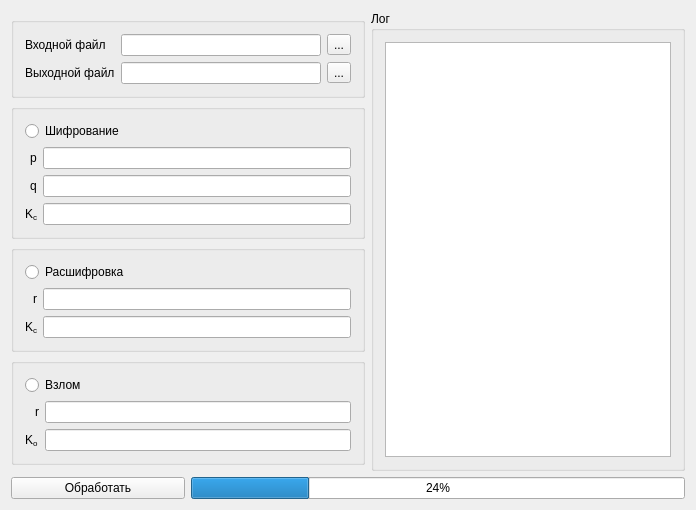
<?xml version="1.0" encoding="UTF-8"?>
<ui version="4.0">
 <class>RSA</class>
 <widget class="QMainWindow" name="RSA">
  <property name="geometry">
   <rect>
    <x>0</x>
    <y>0</y>
    <width>667</width>
    <height>436</height>
   </rect>
  </property>
  <property name="windowTitle">
   <string>MainWindow</string>
  </property>
  <widget class="QWidget" name="centralWidget">
   <layout class="QGridLayout" name="gridLayout">
    <item row="7" column="2" rowspan="7">
     <widget class="QGroupBox" name="groupBox_5">
      <property name="title">
       <string>Лог</string>
      </property>
      <layout class="QGridLayout" name="gridLayout_6">
       <item row="0" column="1">
        <widget class="QPlainTextEdit" name="plainTextEdit">
         <property name="minimumSize">
          <size>
           <width>286</width>
           <height>0</height>
          </size>
         </property>
        </widget>
       </item>
      </layout>
     </widget>
    </item>
    <item row="15" column="0">
     <widget class="QPushButton" name="pushButton">
      <property name="text">
       <string>Обработать</string>
      </property>
     </widget>
    </item>
    <item row="10" column="0" colspan="2">
     <widget class="QGroupBox" name="groupBox_3">
      <property name="title">
       <string/>
      </property>
      <layout class="QGridLayout" name="gridLayout_3">
       <item row="3" column="1">
        <widget class="QLineEdit" name="lineEdit_5"/>
       </item>
       <item row="2" column="1">
        <widget class="QLineEdit" name="lineEdit_4"/>
       </item>
       <item row="1" column="0" alignment="Qt::AlignRight">
        <widget class="QLabel" name="label_3">
         <property name="text">
          <string>p</string>
         </property>
        </widget>
       </item>
       <item row="2" column="0" alignment="Qt::AlignRight">
        <widget class="QLabel" name="label_4">
         <property name="text">
          <string>q</string>
         </property>
        </widget>
       </item>
       <item row="1" column="1">
        <widget class="QLineEdit" name="lineEdit_3"/>
       </item>
       <item row="3" column="0" alignment="Qt::AlignRight">
        <widget class="QLabel" name="label_5">
         <property name="text">
          <string>&lt;html&gt;&lt;head/&gt;&lt;body&gt;&lt;p&gt;K&lt;span style=&quot; vertical-align:sub;&quot;&gt;c&lt;/span&gt;&lt;/p&gt;&lt;/body&gt;&lt;/html&gt;</string>
         </property>
         <property name="textFormat">
          <enum>Qt::RichText</enum>
         </property>
        </widget>
       </item>
       <item row="0" column="0" colspan="2">
        <widget class="QRadioButton" name="radioButton">
         <property name="text">
          <string>Шифрование</string>
         </property>
        </widget>
       </item>
      </layout>
     </widget>
    </item>
    <item row="8" column="0" rowspan="2" colspan="2">
     <widget class="QGroupBox" name="groupBox_4">
      <property name="title">
       <string/>
      </property>
      <layout class="QGridLayout" name="gridLayout_2">
       <item row="2" column="0">
        <widget class="QLabel" name="label_2">
         <property name="text">
          <string>Выходной файл</string>
         </property>
        </widget>
       </item>
       <item row="1" column="1">
        <widget class="QLineEdit" name="lineEdit">
         <property name="minimumSize">
          <size>
           <width>200</width>
           <height>0</height>
          </size>
         </property>
        </widget>
       </item>
       <item row="2" column="1">
        <widget class="QLineEdit" name="lineEdit_2"/>
       </item>
       <item row="1" column="0">
        <widget class="QLabel" name="label">
         <property name="text">
          <string>Входной файл</string>
         </property>
        </widget>
       </item>
       <item row="1" column="2">
        <widget class="QToolButton" name="toolButton">
         <property name="text">
          <string>...</string>
         </property>
        </widget>
       </item>
       <item row="2" column="2">
        <widget class="QToolButton" name="toolButton_2">
         <property name="text">
          <string>...</string>
         </property>
        </widget>
       </item>
      </layout>
     </widget>
    </item>
    <item row="12" column="0" colspan="2">
     <widget class="QGroupBox" name="groupBox_2">
      <property name="title">
       <string/>
      </property>
      <layout class="QGridLayout" name="gridLayout_5">
       <item row="1" column="1" alignment="Qt::AlignRight">
        <widget class="QLabel" name="label_8">
         <property name="text">
          <string>r</string>
         </property>
        </widget>
       </item>
       <item row="2" column="2">
        <widget class="QLineEdit" name="lineEdit_8"/>
       </item>
       <item row="2" column="1" alignment="Qt::AlignRight">
        <widget class="QLabel" name="label_9">
         <property name="text">
          <string>&lt;html&gt;&lt;head/&gt;&lt;body&gt;&lt;p&gt;K&lt;span style=&quot; vertical-align:sub;&quot;&gt;o&lt;/span&gt;&lt;/p&gt;&lt;/body&gt;&lt;/html&gt;</string>
         </property>
         <property name="textFormat">
          <enum>Qt::RichText</enum>
         </property>
        </widget>
       </item>
       <item row="1" column="2">
        <widget class="QLineEdit" name="lineEdit_9"/>
       </item>
       <item row="0" column="1" colspan="2">
        <widget class="QRadioButton" name="radioButton_3">
         <property name="text">
          <string>Взлом</string>
         </property>
        </widget>
       </item>
      </layout>
     </widget>
    </item>
    <item row="11" column="0" colspan="2">
     <widget class="QGroupBox" name="groupBox">
      <property name="title">
       <string/>
      </property>
      <layout class="QGridLayout" name="gridLayout_4">
       <item row="2" column="0" alignment="Qt::AlignRight">
        <widget class="QLabel" name="label_7">
         <property name="text">
          <string>&lt;html&gt;&lt;head/&gt;&lt;body&gt;&lt;p&gt;K&lt;span style=&quot; vertical-align:sub;&quot;&gt;c&lt;/span&gt;&lt;/p&gt;&lt;/body&gt;&lt;/html&gt;</string>
         </property>
         <property name="textFormat">
          <enum>Qt::RichText</enum>
         </property>
        </widget>
       </item>
       <item row="1" column="0" alignment="Qt::AlignRight">
        <widget class="QLabel" name="label_6">
         <property name="text">
          <string>r</string>
         </property>
        </widget>
       </item>
       <item row="1" column="1">
        <widget class="QLineEdit" name="lineEdit_6"/>
       </item>
       <item row="2" column="1">
        <widget class="QLineEdit" name="lineEdit_7"/>
       </item>
       <item row="0" column="0" colspan="2">
        <widget class="QRadioButton" name="radioButton_2">
         <property name="text">
          <string>Расшифровка</string>
         </property>
        </widget>
       </item>
      </layout>
     </widget>
    </item>
    <item row="15" column="1" colspan="2">
     <widget class="QProgressBar" name="progressBar">
      <property name="value">
       <number>24</number>
      </property>
     </widget>
    </item>
    <item row="13" column="1">
     <spacer name="verticalSpacer">
      <property name="orientation">
       <enum>Qt::Vertical</enum>
      </property>
      <property name="sizeHint" stdset="0">
       <size>
        <width>20</width>
        <height>40</height>
       </size>
      </property>
     </spacer>
    </item>
   </layout>
  </widget>
 </widget>
 <layoutdefault spacing="6" margin="11"/>
 <resources/>
 <connections/>
</ui>
